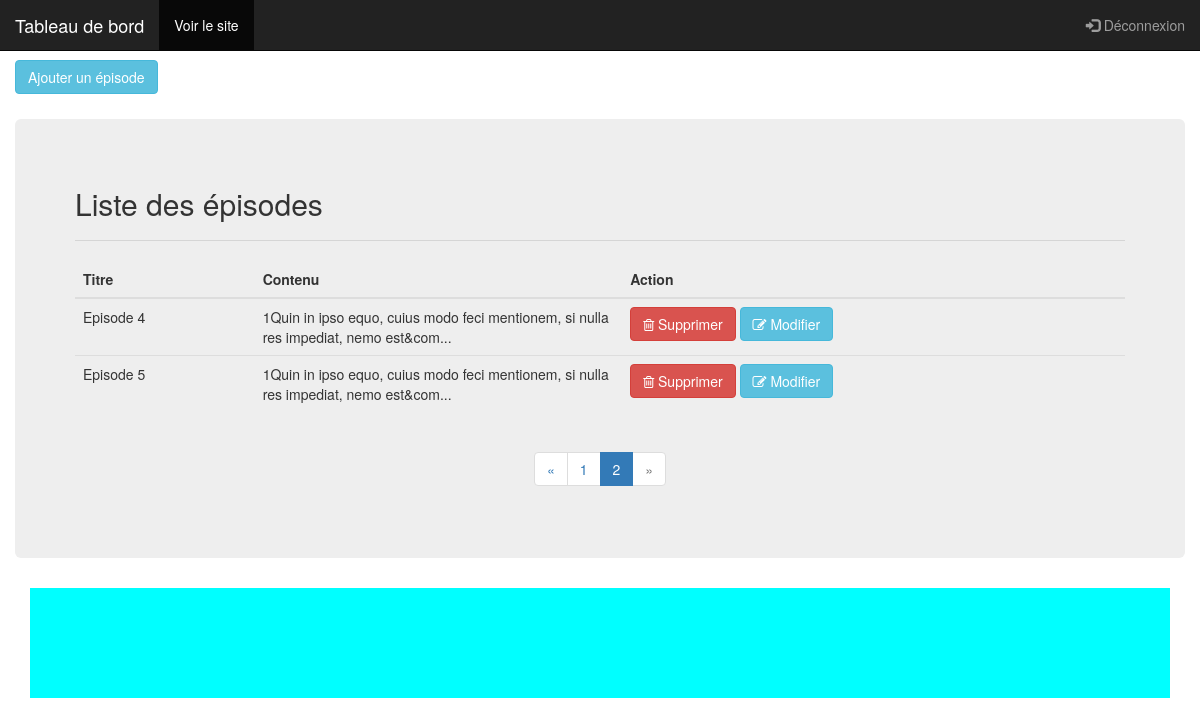
Screenshot of /Admin/index.php?page=2 (signed in) with the database file from the repository.
### tables this page shows
CREATE TABLE `billets` (
  `ID` int(11) NOT NULL,
  `titre` varchar(255) NOT NULL,
  `image` varchar(1000) NOT NULL,
  `contenu` text NOT NULL,
  `date_creation` datetime NOT NULL
);

### Admin/Controleur/ControleurAdmin.php (called while the page is built, shortened)
<?php
require_once 'Model/Admin.php';
class ControleurAdmin {
  private $admin;
  public $message;
  public $modifArticle;
    public function __construct() {
      $this->admin = new Admin();
    }
    public function AcceuilAdm() {
      $billetTotal = $this->admin->nbreDeBillet()->rowCount();
      $billetParPage = 3;
      $pageTotal = ceil($billetTotal/$billetParPage);
      if (isset($_GET['page']) && !empty($_GET['page']) && $_GET['page'] > 0 && $_GET['page'] <= $pageTotal) {
          $pageCourante = $_GET['page'];
      } else {
          $pageCourante = 1;
      }
      $depart = ($pageCourante-1)*$billetParPage;
      $billets = $this->admin->getBillets($depart, $billetParPage);
      $alertes = $this->admin->getAlertes();
      $compteAlerte = $alertes->rowCount();
      $vue = new Vue("Admin");
      $vue->generer(array(
        'billets' => $billets,
        'billetTotal' => $billetTotal,
        'pageTotal' => $pageTotal,
        'pageCourante' =>$pageCourante,
        'alertes' => $alertes,
        'message' => $this->message,
        'compteAlerte' => $compteAlerte,
        'modifArticle' => $this->modifArticle));
  }
}

### Admin/index.php (called while the page is built, shortened)
<?php
$routeur = new Routeur();
$routeur->routerRequete();

### Admin/Model/Admin.php (called while the page is built, shortened)
<?php
require_once 'Model/Modele.php';
class Admin extends Modele {
  public function getBillets($depart, $billetParPage) {
    $sql = 'SELECT ID as id, DATE_FORMAT(date_creation, "%d/%m/%Y à %Hh%imin%ss") as date, titre, image, contenu from billets LIMIT '.$depart. ' , ' .$billetParPage;
    $billets = $this->executerRequete($sql);
    return $billets;
  }
}

### Admin/Model/Modele.php (called while the page is built)
<?php
abstract class Modele {
  private $bdd;
  protected function executerRequete($sql, $params = null) {
    if ($params == null) {
      $resultat = $this->getBdd()->query($sql);
    }
    else {
      $resultat = $this->getBdd()->prepare($sql);
      $resultat->execute($params);
    }
    return $resultat;
  }
  private function getBdd() {
    if ($this->bdd == null) {
      $this->bdd = new PDO('mysql:host=localhost;dbname=blog;charset=utf8',
        'root', '', array(PDO::ATTR_ERRMODE => PDO::ERRMODE_EXCEPTION));
    }
    return $this->bdd;
  }
}

### Admin/Vue/vueAdmin.php (the view, shortened to what this page needs)
<div class="container">
  <div class="row">
    <?php
      if (isset($message) && !empty(($message))) { ?>
        <div class="alert alert-success" role="alert" style="margin-top: 60px; margin-bottom: -30px"><?php echo $message; ?>
          <span class="sr-only">Error:</span>
        </div>
    <?php }?><div style="margin-top: 60px;"><a href="index.php?#demo" class="btn btn-info" data-toggle="collapse" data-target="#demo" aria-expended="true">Ajouter un épisode</a></div>
    <div class="jumbotron" style=" margin-top: 25px;">
        <h2>Liste des épisodes</h2><hr>
        <table class="table table-hover">
            <thead>
              <tr>
                  <th>Titre</th>
                  <th>Contenu</th>
                  <th>Action</th>
              </tr>
            </thead>
            <tbody>
              <?php foreach ($billets as $billet): ?>
                <tr>
                    <td><?= $billet['titre'] ?></td>
                    <td style ="width : 35%"><?= substr($billet['contenu'], 0, 100) . "..." ?></td>
                    <td><a class="btn btn-danger" href="index.php?supprimer=<?= $billet['id'] ?>" Onclick ="if(window.confirm('Voulez-vous vraiment supprimer cet épisode ?')){return true;}else{return false;}"><i class="fa fa-trash-o" aria-hidden="true"></i> Supprimer</a>
                    <a data-toggle="collapse" data-target="#demo" aria-expended="false" aria-controls="demo" class="btn btn-info" href="index.php?modifier=<?= $billet['id'] ?>#demo"><i class="fa fa-pencil-square-o" aria-hidden="true"></i> Modifier</a></td>
                </tr>
              <?php endforeach; ?>
            </tbody>
        </table>
        <?php include 'Include/pagination.php'; ?>
  </div>
</div>

### rows the page displays
billets: titre "Episode 4", contenu "1Quin in ipso equo, cuius modo feci mentionem, si nulla res impediat, nemo est&com"
billets: titre "Episode 5", contenu "1Quin in ipso equo, cuius modo feci mentionem, si nulla res impediat, nemo est&com"
